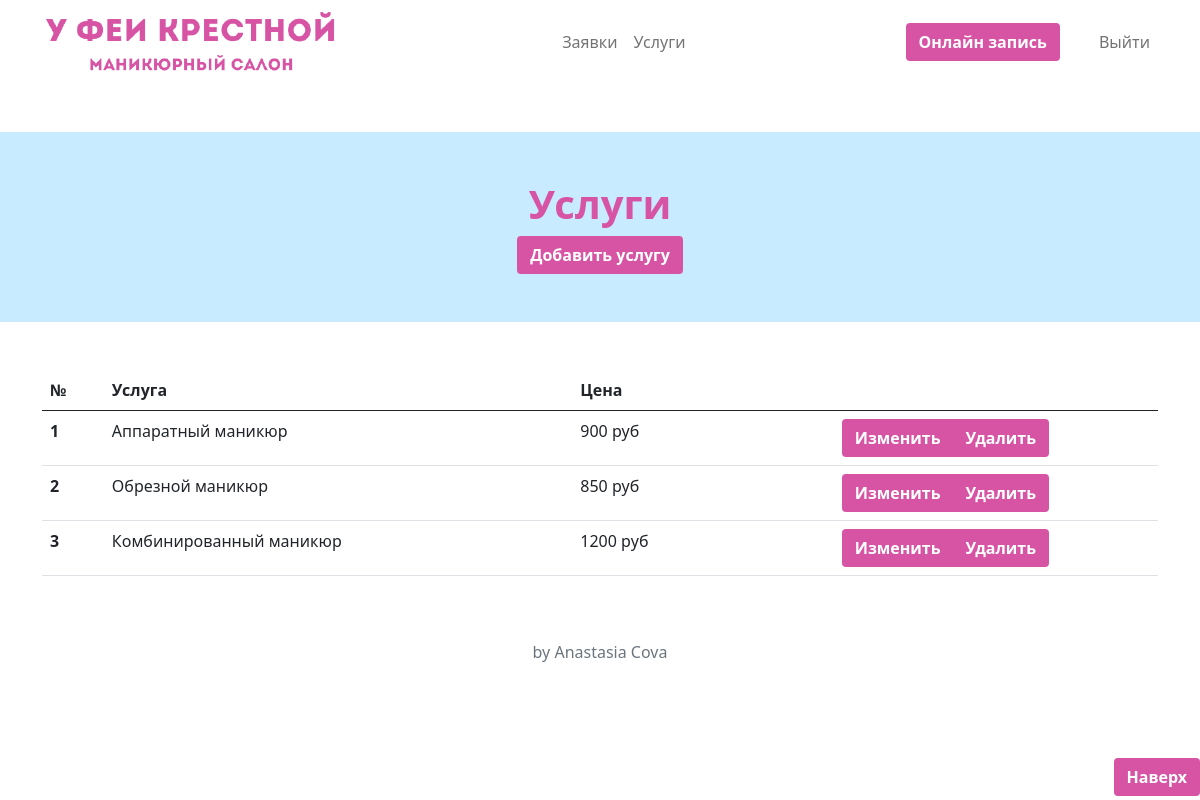
/user/price (signed in), run on an earlier commit of the app's database.
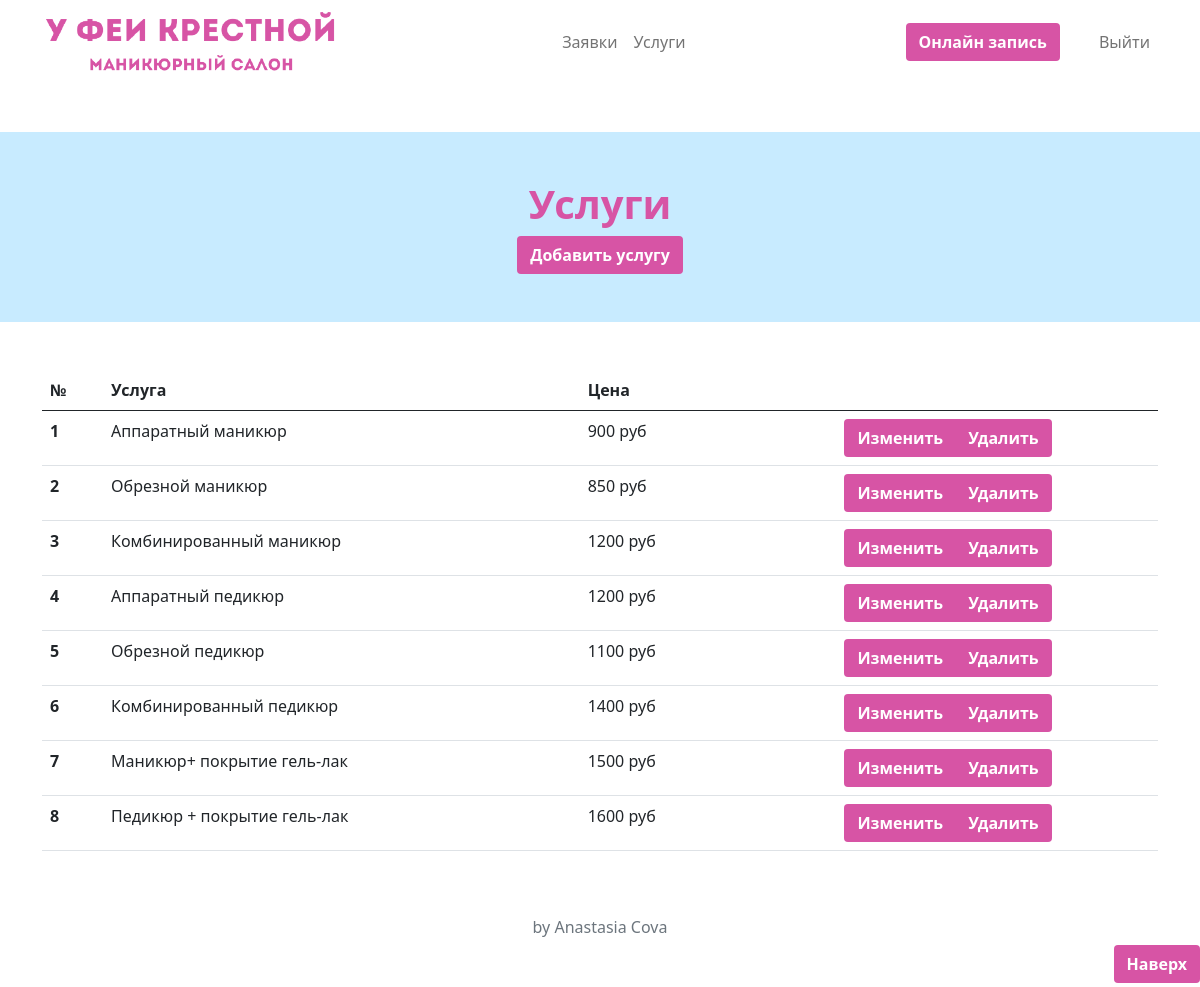
And on a later commit of the database.
### main/models.py (models this page shows, shortened)
class PriceList(models.Model):
    name = models.CharField(max_length=50)
    price = models.CharField(max_length=50)
    picture = models.ImageField(upload_to='static/main')

### user/views.py (the view)
# urls.py: path('price', Price.as_view(), name = 'price'),
class Price(View):
    def get(self, request):
        prod = PriceList.objects.all()
        return render(request, 'user/price.html', {"prod": prod})

### user/templates/user/price.html (shortened to what this page needs)
{% extends "user/layout.html" %}
{% block content  %}
<head>
</head>
<body>
{% load static %}
<main>
{% if request.user.is_authenticated and request.user.is_superuser %}
  <section class="py-5 text-center">
    <div class="row py-lg-5" style="background-color: #c8ebff;">
      <div class="col-lg-6 col-md-8 mx-auto">
        <h1 class="fw-bold text-color">Услуги</h1>
        <a href="addprice" class="btn btn-pink fw-bold">Добавить услугу</a>
      </div>
    </div>
  </section>
  <div class="container">
    <table class="table">
      <thead>
        <tr>
          <th scope="col">№</th>
          <th scope="col">Услуга</th>
          <th scope="col">Цена</th>
          <th scope="col"></th>
        </tr>
      </thead>
      <tbody>
      {% for i in prod %}
        <tr>
          <th scope="row">{{ i.id }}</th>
          <td>{{ i.name }}</td>
          <td>{{ i.price }}</td>
          <td class="text-center"><div class="btn-group" role="group" aria-label="">
            <a href="editprice/{{ i.id }}" class="btn btn-pink fw-bold">Изменить</a>
            <a href="deleteprice/{{ i.id }}" class="btn btn-pink fw-bold">Удалить</a>
          </div></td>
        </tr>
      {% endfor %}
      </tbody>
    </table>
  </div>
{% endif %}
</div>
</body>
{% endblock %}

What changed in the data, as far as the page shows it:
added PriceList: id "4", name "Аппаратный педикюр", price "1200 руб"
added PriceList: id "5", name "Обрезной педикюр", price "1100 руб"
added PriceList: id "6", name "Комбинированный педикюр", price "1400 руб"
added PriceList: id "7", name "Маникюр+ покрытие гель-лак", price "1500 руб"
added PriceList: id "8", name "Педикюр + покрытие гель-лак", price "1600 руб"
